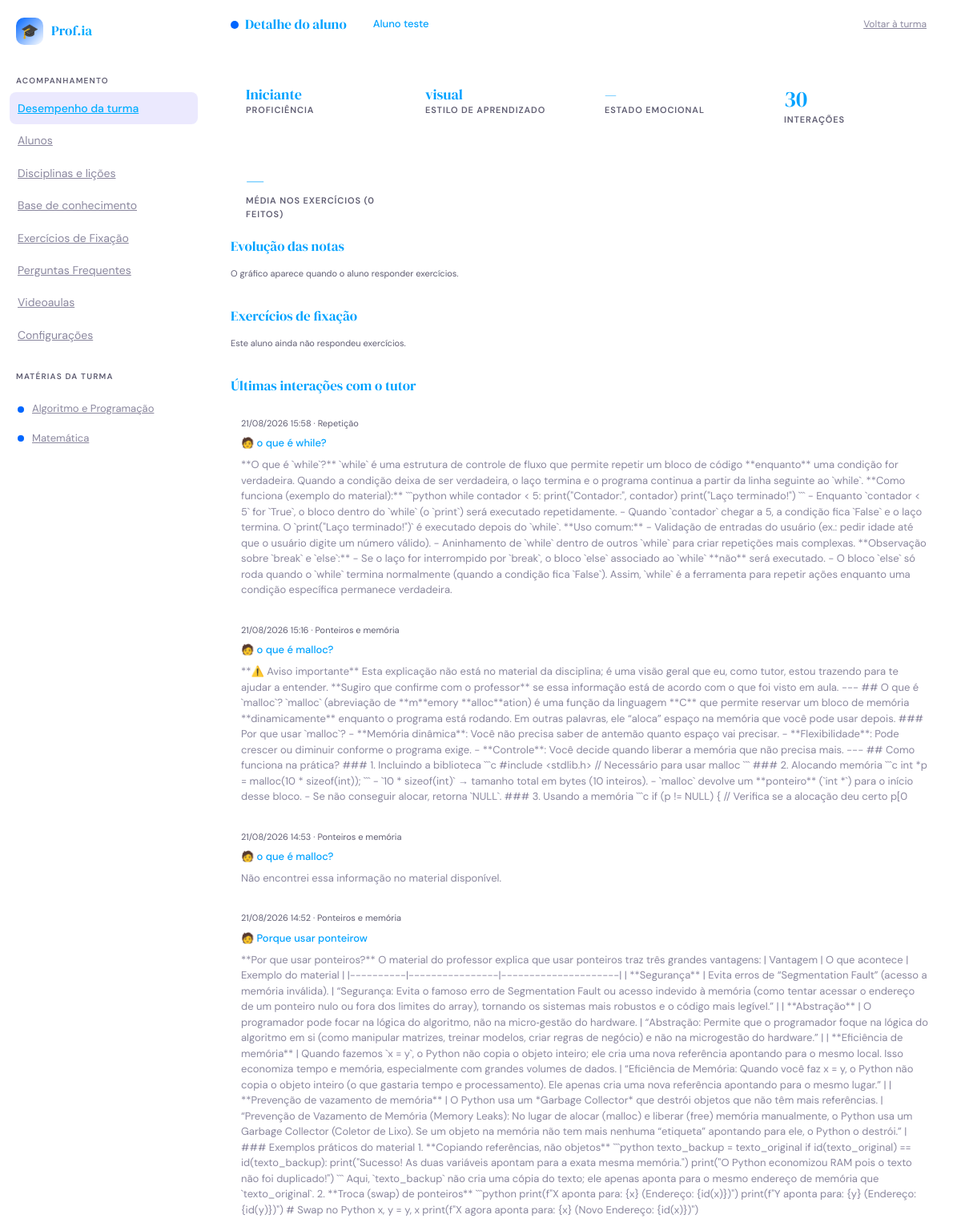
The page /professor/aluno/1/ (signed in, upper part) on the database its author committed.
### src/frontend/app/models/disciplina.py (models this page shows, shortened)
class Disciplina(models.Model):
    nome = models.CharField("Nome", max_length=80, unique=True)
    descricao = models.TextField("Descricao", blank=True)
    icone = models.CharField("Icone", max_length=10, blank=True)
    cor_primaria = models.CharField(
        "Cor primaria",
        max_length=40,
        default="#1a73e8",
    )
    prompt_sistema = models.TextField(
        "Prompt do sistema",
        blank=True,
    )
    ordem = models.SmallIntegerField("Ordem", default=0)
    ativa = models.BooleanField("Ativa", default=True)
    criado_em = models.DateTimeField("Criado em", auto_now_add=True)
    class Meta:
        verbose_name = "Disciplina"
        verbose_name_plural = "Disciplinas"
        ordering = ["ordem", "nome"]

### src/sti/modulo_aluno/perfil/perfil_aluno.py (models this page shows, shortened)
class PerfilAluno(models.Model):
    nome = models.CharField(
        "Nome do aluno",
        max_length=120,
    )
    identificador = models.CharField(
        "Matrícula ou identificador único",
        max_length=50,
        unique=True,  # impede dois alunos com o mesmo identificador
    )
    NIVEL_CHOICES = [
        ("iniciante", "Iniciante"),
        ("intermediario", "Intermediário"),
        ("avancado", "Avançado"),
    ]
    nivel_proficiencia = models.CharField(
        "Nível de proficiência atual",
        max_length=20,
        choices=NIVEL_CHOICES,
        default="iniciante",
    )
    estilo_aprendizado = models.CharField(
        "Estilo de aprendizado predominante",
        max_length=80,
        blank=True,  # pode ficar vazio até o diagnóstico identificar
    )
    estado_emocional = models.CharField(
        "Último estado emocional detectado",
        max_length=40,
        blank=True,
    )
    criado_em = models.DateTimeField(
        "Criado em",
        auto_now_add=True,  # gravado uma única vez, na criação
    )
    atualizado_em = models.DateTimeField(
        "Atualizado em",
        auto_now=True,  # regravado a cada vez que o perfil é salvo
    )
    class Meta:
        app_label = "banco_dados"
        verbose_name = "Perfil do Aluno"
        verbose_name_plural = "Perfis dos Alunos"

### src/sti/modulo_aluno/historico/historico_interacoes.py (models this page shows, shortened)
class HistoricoInteracoes(models.Model):
    aluno = models.ForeignKey(
        PerfilAluno,
        on_delete=models.CASCADE,
        related_name="interacoes",
        verbose_name="Aluno",
    )
    pergunta = models.TextField("Pergunta do aluno")
    resposta = models.TextField("Resposta do tutor")
    topico = models.CharField(
        "Topico / assunto",
        max_length=120,
        blank=True,
    )
    ORIGEM_CHOICES = [
        ("regras", "IA Estruturada (regras) — sem custo"),
        ("llm",    "LLM em nuvem (Groq) — com custo"),
    ]
    origem = models.CharField(
        "Origem da resposta",
        max_length=10,
        choices=ORIGEM_CHOICES,
        default="regras",
    )
    usou_rag = models.BooleanField(
        "Usou RAG (material do professor)",
        default=False,
    )
    fontes_rag = models.TextField(
        "Fontes consultadas pelo RAG",
        blank=True,
        help_text="Trechos do material do professor usados na resposta.",
    )
    data_hora = models.DateTimeField(
        "Data e hora",
        auto_now_add=True,
    )
    class Meta:
        app_label = "banco_dados"
        verbose_name = "Historico de Interacao"
        verbose_name_plural = "Historico de Interacoes"
        ordering = ["-data_hora"]

### src/frontend/app/views.py (the view, shortened to what this page needs)
@professor_required
def detalhe_aluno(request, aluno_id):
    ctx = base_ctx(request, "dashboard")
    if not STI_OK:
        messages.error(request, "Modulo do aluno (Grupo 1) indisponivel.")
        return redirect("dashboard_professor")
    perfil = get_object_or_404(PerfilAluno, id=aluno_id)
    usuario = _usuario_do_perfil(perfil)
    exercicios = []
    evolucao = {"rotulos": [], "notas": [], "temas": []}
    feitos, media = _resumo_exercicios(usuario)
    ctx.update({
        "perfil": perfil,
        "interacoes": list(perfil.interacoes.all()[:30]),
        "exercicios": exercicios,
        "exercicios_feitos": feitos,
        "media_exercicios": media,
        "evolucao": evolucao,
    })
    return render(request, "professor/aluno_detalhe.html", ctx)

### src/frontend/app/models/usuarios.py (called while the page is built)
    @property
    def eh_aluno(self) -> bool:
        return self.papel == self.Papel.ALUNO

    @property
    def eh_professor(self) -> bool:
        return self.papel == self.Papel.PROFESSOR

### src/frontend/app/views.py (called while the page is built, shortened)
def professor_required(view):
    @wraps(view)
    @login_required
    def wrapper(request, *args, **kwargs):
        if not request.user.eh_professor:
            messages.error(request, "Area exclusiva de professores.")
            return redirect("dashboard_aluno")
        return view(request, *args, **kwargs)
    return wrapper

def _iniciais(user):
    base = (user.first_name or user.username or "?").strip()
    partes = base.split()
    if len(partes) >= 2:
        return (partes[0][0] + partes[1][0]).upper()
    return base[:2].upper()

def base_ctx(request, active_nav):
    ctx = {
        "active_nav": active_nav,
        "disciplinas": list(Disciplina.objects.filter(ativa=True)),
        "avatar_iniciais": _iniciais(request.user),
        "avatar_cor": "linear-gradient(135deg,#0066ff,#00aeff)",
    }
    if request.user.eh_aluno:
        nivel = _nivel_do(request.user)
        total = nivel.xp_total + max(1, nivel.xp_proximo_nivel)
        ctx.update({
            "nivel": nivel,
            "xp_pct": min(100, int(nivel.xp_total * 100 / total)),
            "xp_faltante": nivel.xp_proximo_nivel,
            "proximo_nivel": nivel.nivel + 1,
        })
    else:
        ctx["turma_nome"] = request.user.turma_nome or "Turma"
    return ctx

def _usuario_do_perfil(perfil):
    return Usuario.objects.filter(
        Q(identificador_aluno=perfil.identificador) | Q(
            username=perfil.identificador),
        papel="aluno",
    ).first()

def _resumo_exercicios(usuario):
    if usuario is None:
        return 0, None

### src/frontend/templates/professor/aluno_detalhe.html (shortened to what this page needs)
{% extends "base.html" %}
{% block page_title %}Detalhe do aluno{% endblock %}
{% block topbar_extra %}
  <div class="topbar-lesson"><strong>{{ perfil.nome }}</strong></div>
  <div class="topbar-actions"><a class="icon-btn" style="width:auto;padding:0 14px;font-size:12px;" href="{% url 'dashboard_professor' %}">Voltar à turma</a></div>
{% endblock %}
{% block body %}
<div class="panel-body">
  <div class="stat-grid">
    <div class="stat-card"><div class="stat-value" style="font-size:18px;">{{ perfil.get_nivel_proficiencia_display }}</div><div class="stat-label">Proficiência</div></div>
    <div class="stat-card"><div class="stat-value" style="font-size:18px;">{{ perfil.estilo_aprendizado|default:"—" }}</div><div class="stat-label">Estilo de aprendizado</div></div>
    <div class="stat-card"><div class="stat-value" style="font-size:18px;">{{ perfil.estado_emocional|default:"—" }}</div><div class="stat-label">Estado emocional</div></div>
    <div class="stat-card"><div class="stat-value">{{ interacoes|length }}</div><div class="stat-label">Interações</div></div>
    <div class="stat-card"><div class="stat-value">{% if exercicios_feitos %}{{ media_exercicios|floatformat:1 }}{% else %}—{% endif %}</div><div class="stat-label">Média nos exercícios ({{ exercicios_feitos }} feitos)</div></div>
  </div>
    <div class="panel-section">
    <div class="panel-section-head"><h3>Evolução das notas</h3></div>
    {% if evolucao.notas %}
    <div style="position:relative;height:220px;width:80%;"><canvas id="graficoEvolucao"></canvas></div>
    {% else %}
    <div class="field-hint">O gráfico aparece quando o aluno responder exercícios.</div>
    {% endif %}
  </div>
  <div class="panel-section">
    <div class="panel-section-head"><h3>Exercícios de fixação</h3></div>
    {% if exercicios %}
    <div class="table-wrap">
      <table class="data-table">
        <thead><tr><th>Tema</th><th>Origem</th><th>Tentativas</th><th>Melhor nota</th><th>Última nota</th></tr></thead>
        <tbody>
        {% for e in exercicios %}
          <tr>
            <td class="name-cell">{{ e.titulo }}</td>
            <td><span class="tag">{{ e.origem }}</span></td>
            <td>{{ e.tentativas }}</td>
            <td>{{ e.melhor_nota|floatformat:1 }}</td>
            <td>{{ e.ultima_nota|floatformat:1 }}</td>
          </tr>
          {% if e.erros %}
          <tr>
            <td colspan="5">
              <details>
                <summary style="cursor:pointer;color:#b42318;">Ver erros da última tentativa ({{ e.erros|length }})</summary>
                {% for item in e.erros %}
                <div style="margin:10px 0 14px;">
                  <div style="font-weight:600;white-space:pre-wrap;">{{ item.enunciado }}</div>
                  <ol type="A" style="margin:6px 0 0 18px;">
                    {% for alt in item.alternativas %}
                    <li style="{% if alt.correta %}color:#067647;font-weight:600;{% elif alt.marcada %}color:#b42318;text-decoration:line-through;{% endif %}">
                      {{ alt.texto }}{% if alt.correta %} ✔ correta{% elif alt.marcada %} ✘ resposta do aluno{% endif %}
                    </li>
                    {% endfor %}
                  </ol>
                  {% if item.explicacao %}<div class="field-hint" style="margin-top:4px;">Justificativa: {{ item.explicacao }}</div>{% endif %}
                </div>
                {% endfor %}
              </details>
            </td>
          </tr>
          {% endif %}
        {% endfor %}
        </tbody>
      </table>
    </div>
    {% else %}
    <div class="field-hint">Este aluno ainda não respondeu exercícios.</div>
    {% endif %}
  </div>
  <div class="panel-section">
    <div class="panel-section-head"><h3>Últimas interações com o tutor</h3></div>
    {% for h in interacoes %}
    <div class="list-item" style="flex-direction:column;align-items:stretch;gap:6px;">
      <div class="li-sub">{{ h.data_hora|date:"d/m/Y H:i" }} · {{ h.topico|default:"Geral" }}</div>
      <div class="li-title">🧑 {{ h.pergunta }}</div>
      <div class="tile-desc md-texto">{{ h.resposta }}</div>
    </div>
    {% empty %}
    <div class="field-hint">Sem interações registradas para este aluno.</div>
    {% endfor %}
  </div>
</div>
{% endblock %}

### src/frontend/templates/base.html (shortened to what this page needs)
{% load static %}
<!DOCTYPE html>
<html lang="pt-BR" data-theme="{{ request.user.tema|default:'claro' }}">
<head>
<link rel="stylesheet" href="{% static 'css/app.css' %}" />
</head>
<body>
<div class="app visible" id="appShell">
  <aside class="sidebar">
    <div class="sidebar-logo">
      <div class="logo-icon">🎓</div>
      <div class="logo-text">Prof.<span>ia</span></div>
    </div>
    {% if request.user.eh_professor %}
    <div class="sidebar-section">
      <div class="sidebar-label">Acompanhamento</div>
      <a class="nav-item {% if active_nav == 'dashboard' %}active{% endif %}" href="{% url 'dashboard_professor' %}">Desempenho da turma</a>
      <a class="nav-item {% if active_nav == 'alunos' %}active{% endif %}" href="{% url 'cadastro_alunos' %}">Alunos</a>
      <a class="nav-item {% if active_nav == 'disciplinas' %}active{% endif %}" href="{% url 'gestao_disciplinas' %}">Disciplinas e lições</a>
      <a class="nav-item {% if active_nav == 'conteudo' %}active{% endif %}" href="{% url 'gestao_conteudo' %}">Base de conhecimento</a>
      <a class="nav-item {% if active_nav == 'quizzes' %}active{% endif %}" href="{% url 'gestao_quizzes' %}">Exercícios de Fixação</a>
      <a class="nav-item {% if active_nav == 'qa' %}active{% endif %}" href="{% url 'gestao_qa' %}">Perguntas Frequentes</a>
      <a class="nav-item {% if active_nav == 'videoaulas' %}active{% endif %}" href="{% url 'gestao_videoaulas' %}">Videoaulas</a>
      <a class="nav-item {% if active_nav == 'configuracoes' %}active{% endif %}" href="{% url 'configuracoes_professor' %}">Configurações</a>
    </div>
    {% endif %}
    <div class="sidebar-section" style="padding-bottom:8px;">
      <div class="sidebar-label">{% if request.user.eh_professor %}Matérias da turma{% else %}Matérias{% endif %}</div>
    </div>
    <div class="subjects-list">
      {% for d in disciplinas %}
      <a class="subject-item {% if d.id == disciplina_ativa_id %}active{% endif %}"
         href="{% if request.user.eh_professor %}{% url 'gestao_disciplinas' %}{% else %}{% url 'chat_aluno' %}?disciplina={{ d.id }}{% endif %}">
        <span class="subject-dot" style="background:{{ d.cor_primaria }}"></span>
        {{ d.nome }}
      </a>
      {% empty %}
      <div class="field-hint" style="padding:0 4px;">Nenhuma matéria cadastrada.</div>
      {% endfor %}
    </div>
  </aside>
  <main class="main">
    {% block topbar %}
    <div class="topbar">
      <div class="topbar-subject">
        <div class="dot" style="background:var(--accent)"></div>
        <h2>{% block page_title %}Plataforma{% endblock %}</h2>
      </div>
      {% block topbar_extra %}{% endblock %}
    </div>
    {% endblock %}
    {% block body %}{% endblock %}
  </main>
</div>
</body>
</html>

### rows shown on the page
Disciplina: nome "Algoritmo e Programação"
Disciplina: nome "Matemática"
PerfilAluno: nome "Aluno teste", nivel_proficiencia "Iniciante", estilo_aprendizado "visual", estado_emocional "—"
HistoricoInteracoes: data_hora "21/08/2026 15:58", topico "Repetição", pergunta "o que é while?", resposta "**O que é `while`?** `while` é uma estrutura de controle de fluxo que permite repetir um bloco de código **enquanto** uma condição for verdadeira. Quando a condição deixa de ser verdadeira, o laço termina e o programa continua a partir da linha seguinte ao `while`. **Como funciona (exemplo do material):** ```python while contador < 5: print(\"Contador:\", contador) print(\"Laço terminado!\") ``` - Enquanto `contador < 5` for `True`, o bloco dentro do `while` (o `print`) será executado repetidamente. - Quando `contador` chegar a 5, a condição fica `False` e o laço termina. O `print(\"Laço terminado!\")` é executado depois do `while`. **Uso comum:** - Validação de entradas do usuário (ex.: pedir…"
HistoricoInteracoes: data_hora "21/08/2026 15:16", topico "Ponteiros e memória", pergunta "o que é malloc?", resposta "**⚠️ Aviso importante** Esta explicação não está no material da disciplina; é uma visão geral que eu, como tutor, estou trazendo para te ajudar a entender. **Sugiro que confirme com o professor** se essa informação está de acordo com o que foi visto em aula. --- ## O que é `malloc`? `malloc` (abreviação de **m**emory **alloc**ation) é uma função da linguagem **C** que permite reservar um bloco de memória **dinamicamente** enquanto o programa está rodando. Em outras palavras, ele “aloca” espaço na memória que você pode usar depois. ### Por que usar `malloc`? - **Memória dinâmica**: Você não precisa saber de antemão quanto espaço vai precisar. - **Flexibilidade**: Pode crescer ou diminuir…"
HistoricoInteracoes: data_hora "21/08/2026 14:53", topico "Ponteiros e memória", pergunta "o que é malloc?", resposta "Não encontrei essa informação no material disponível."
HistoricoInteracoes: data_hora "21/08/2026 14:52", topico "Ponteiros e memória", pergunta "Porque usar ponteirow", resposta "**Por que usar ponteiros?** O material do professor explica que usar ponteiros traz três grandes vantagens: | Vantagem | O que acontece | Exemplo do material | |----------|----------------|---------------------| | **Segurança** | Evita erros de “Segmentation Fault” (acesso a memória inválida). | “Segurança: Evita o famoso erro de Segmentation Fault ou acesso indevido à memória (como tentar acessar o endereço de um ponteiro nulo ou fora dos limites do array), tornando os sistemas mais robustos e o código mais legível.” | | **Abstração** | O programador pode focar na lógica do algoritmo, não na micro‑gestão do hardware. | “Abstração: Permite que o programador foque na lógica do algoritmo em…"

### other values the page prints
{{ interacoes|length }} "30"
{{ exercicios_feitos }} "0"
